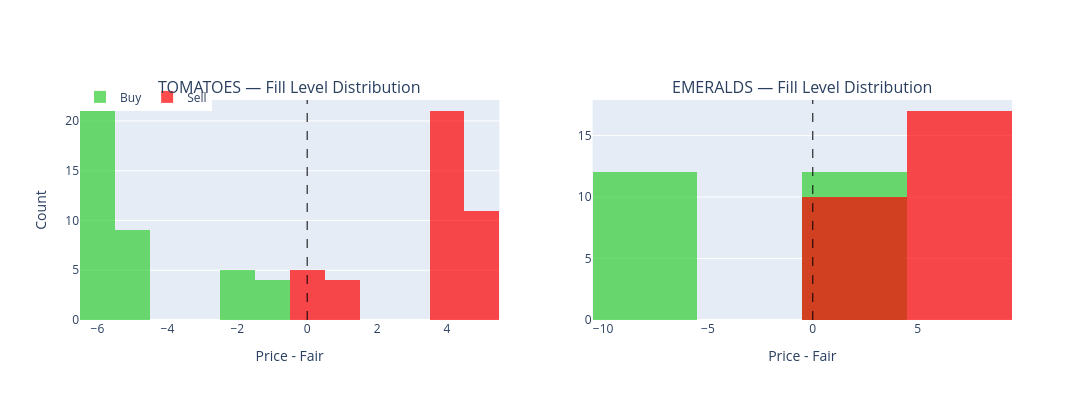

Write notebook code for a chart like this one.
### Markdown cell above
### 5c — 成交档位分布（normalized level histogram）

我方成交落在哪些 `price - fair` 档位，和预期策略设计对比。

### Code cell
fig = make_subplots(rows=1, cols=len(products),
                    subplot_titles=[f"{p} — Fill Level Distribution" for p in products])

for i, product in enumerate(products, 1):
    pt = my_with_wm.filter(pl.col("product") == product)
    if pt.height == 0:
        continue

    # norm_level = price - fair; 买入为负 edge，卖出为正 edge
    norm = (pt["price"] - pt["fair"]).to_list()

    # 分 buy/sell 颜色
    buys_norm = pt.filter(pl.col("trade_type") == "my_buy")
    sells_norm = pt.filter(pl.col("trade_type") == "my_sell")

    if buys_norm.height > 0:
        fig.add_trace(go.Histogram(
            x=(buys_norm["price"] - buys_norm["fair"]).to_list(),
            marker_color="limegreen", opacity=0.7, name="Buy", legendgroup="buy",
            showlegend=(i == 1),
        ), row=1, col=i)
    if sells_norm.height > 0:
        fig.add_trace(go.Histogram(
            x=(sells_norm["price"] - sells_norm["fair"]).to_list(),
            marker_color="red", opacity=0.7, name="Sell", legendgroup="sell",
            showlegend=(i == 1),
        ), row=1, col=i)

    fig.add_vline(x=0, line_dash="dash", line_color="black", line_width=1, row=1, col=i)
    fig.update_xaxes(title_text="Price - Fair", row=1, col=i)

fig.update_yaxes(title_text="Count", row=1, col=1)
fig.update_layout(height=400, width=1200, barmode="overlay",
                  legend=dict(orientation="h", y=1.08, x=0))
fig.show()

### Figure 1 — Plotly figure (JSON) as saved in the notebook; plotly's stock layout.template omitted (floating-point values rounded to 4 significant figures)
{"data": [{"legendgroup": "buy", "marker": {"color": "limegreen"}, "name": "Buy", "opacity": 0.7, "showlegend": true, "type": "histogram", "x": [-5, -6, -2, -6, -1, -6, -6, -6, -1.5, -2, -1, -6, -6, -1, -6, -6, -2, -6, -5, -2, -6, -5.5, -5, -6, -6, -6, -6, -2, -6, -5, -5, -5, -6, -5.5, -6, -6, -6, -6, -5], "xaxis": "x", "yaxis": "y"}, {"legendgroup": "sell", "marker": {"color": "red"}, "name": "Sell", "opacity": 0.7, "showlegend": true, "type": "histogram", "x": [0, 5, 5, 4, 4, 4, 1, 4, 5, 5, 4, 4, 4.5, 0, 0, 5, 4, 5, 4, 4, 5, 4, 4, 4, 4, 0, 4, 4, 5, 4.5, 1, 4, 4, 4, 1, 1, 5, 4, 0, 4, 4], "xaxis": "x", "yaxis": "y"}, {"legendgroup": "buy", "marker": {"color": "limegreen"}, "name": "Buy", "opacity": 0.7, "showlegend": false, "type": "histogram", "x": [0, -7, -7, -7, -7, -7, 0, -7, -7, -7, -7, 0, 0, -7, 0, 0, 0, 0, 0, -7, 0, -7, 0, 0], "xaxis": "x2", "yaxis": "y2"}, {"legendgroup": "sell", "marker": {"color": "red"}, "name": "Sell", "opacity": 0.7, "showlegend": false, "type": "histogram", "x": [7, 0, 0, 0, 0, 0, 7, 0, 0, 0, 7, 0, 7, 7, 7, 7, 7, 7, 7, 7, 7, 7, 0, 7, 7, 7, 7], "xaxis": "x2", "yaxis": "y2"}], "layout": {"annotations": [{"font": {"size": 16}, "showarrow": false, "text": "TOMATOES — Fill Level Distribution", "x": 0.225, "xanchor": "center", "xref": "paper", "y": 1, "yanchor": "bottom", "yref": "paper"}, {"font": {"size": 16}, "showarrow": false, "text": "EMERALDS — Fill Level Distribution", "x": 0.775, "xanchor": "center", "xref": "paper", "y": 1, "yanchor": "bottom", "yref": "paper"}], "barmode": "overlay", "height": 400, "legend": {"orientation": "h", "x": 0, "y": 1.08}, "shapes": [{"line": {"color": "black", "dash": "dash", "width": 1}, "type": "line", "x0": 0, "x1": 0, "xref": "x", "y0": 0, "y1": 1, "yref": "y domain"}, {"line": {"color": "black", "dash": "dash", "width": 1}, "type": "line", "x0": 0, "x1": 0, "xref": "x2", "y0": 0, "y1": 1, "yref": "y2 domain"}], "width": 1200, "xaxis": {"anchor": "y", "domain": [0, 0.45], "title": {"text": "Price - Fair"}}, "xaxis2": {"anchor": "y2", "domain": [0.55, 1], "title": {"text": "Price - Fair"}}, "yaxis": {"anchor": "x", "domain": [0, 1], "title": {"text": "Count"}}, "yaxis2": {"anchor": "x2", "domain": [0, 1]}}}
